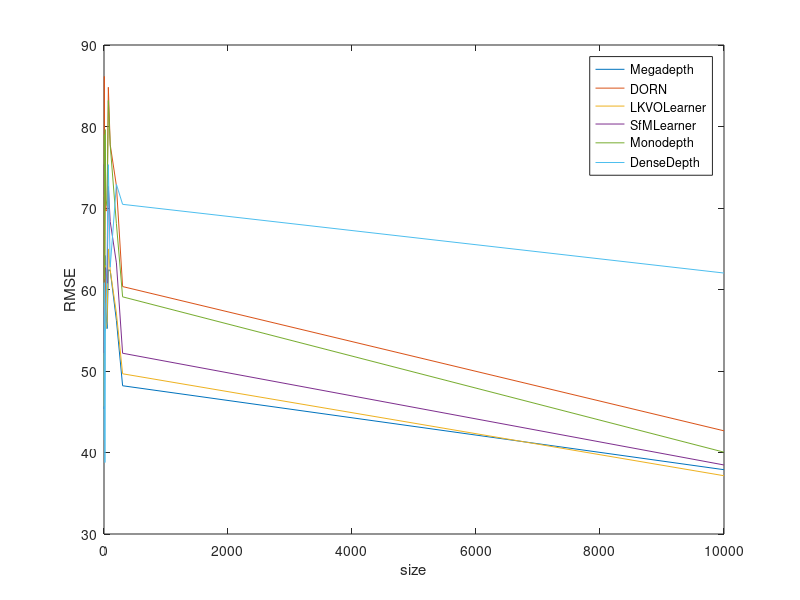

Recreate this plot in MATLAB.
hf = figure()

x = [300,500,800,1000,1500,2000,3000,5000,7000,10000,20000,30000,1000000]/100
y= [45.34,71.40, 45.35, 49.14,64.18,60.53,57.36,55.20,62.41,62.35,56.22, 48.19,37.89]
plot(x,y)

xlabel("size")
ylabel("RMSE")
hold on

x = [300,500,800,1000,1500,2000,3000,5000,7000,10000,20000,30000,1000000]/100
y = [56.89, 86.14, 72.30, 61.77, 66.65, 74.67, 69.63, 69.78, 84.81, 77.77, 72.73, 60.36, 42.66]
plot(x,y)

x = [300,500,800,1000,1500,2000,3000,5000,7000,10000,20000,30000,1000000]/100
y = [45.66, 71.65, 51.85, 50.12, 59.12, 62.95, 55.21, 55.98, 64.98, 62.38, 57.10, 49.66, 37.15]
plot(x,y)

x = [300,500,800,1000,1500,2000,3000,5000,7000,10000,20000,30000,1000000]/100
y = [52.22, 75.35, 54.91, 55.60, 60.69, 62.69, 62.53, 60.77, 72.65, 68.34, 63.27, 52.18, 38.47]
plot(x,y)

x = [300,500,800,1000,1500,2000,3000,5000,7000,10000,20000,30000,1000000]/100
y = [57.85, 79.00, 73.99, 61.28, 70.20, 79.62, 71.03, 70.29, 83.19, 77.70, 68.08, 59.10, 40.04]
plot(x,y)

x = [300,500,800,1000,1500,2000,3000,5000,7000,10000,20000,30000,1000000]/100
y = [41.52, 60.84, 52.47, 58.32, 38.77, 54.66, 55.70, 64.08, 75.32, 62.74, 72.91, 70.45, 62.02]
plot(x,y)

legend("Megadepth", "DORN", "LKVOLearner", "SfMLearner","Monodepth" ,"DenseDepth")

print (hf, "plot2.pdf");
